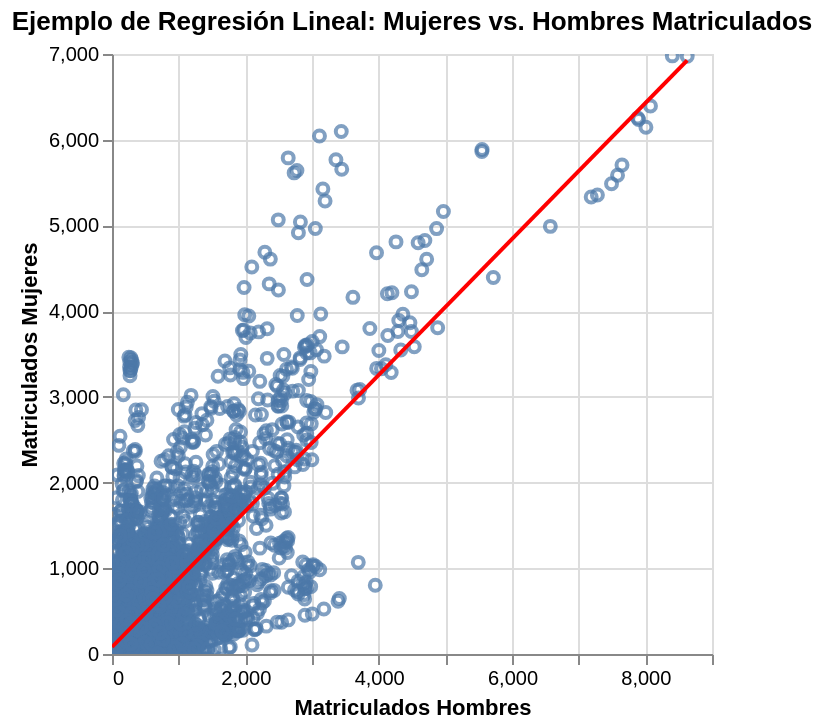

Notebook cell for this chart:
### Markdown cell above
#### 2. Regresión

La regresión se utiliza para predecir un valor numérico continuo. Aquí, mostraremos una regresión lineal simple, donde se ajusta una línea a un conjunto de puntos de datos.

### Code cell
import numpy as np
import altair as alt
import pandas as pd

# Usar el DataFrame 'df' existente para el ejemplo de regresión
# Seleccionamos las características numéricas y eliminamos filas con valores nulos
data_regression = df[['matriculados_hombres', 'matriculados_mujeres']].dropna()

# Asegurarse de que los datos sean numéricos
data_regression['matriculados_hombres'] = pd.to_numeric(data_regression['matriculados_hombres'])
data_regression['matriculados_mujeres'] = pd.to_numeric(data_regression['matriculados_mujeres'])

# Filtra filas donde matriculados_hombres o matriculados_mujeres es 0 para evitar divisiones por cero o logaritmos de cero, si fuera el caso
data_regression = data_regression[(data_regression['matriculados_hombres'] > 0) & (data_regression['matriculados_mujeres'] > 0)]


# Calcular la línea de regresión (aproximada para fines de visualización)
# Para una regresión más robusta, se usaría un modelo de ML real
# Usaremos np.polyfit para una línea de regresión lineal simple
if not data_regression.empty:
    poly_fit = np.polyfit(data_regression['matriculados_hombres'], data_regression['matriculados_mujeres'], 1)
    reg_line_x = np.array([data_regression['matriculados_hombres'].min(), data_regression['matriculados_hombres'].max()])
    reg_line_y = poly_fit[0] * reg_line_x + poly_fit[1]

    data_regression_line = pd.DataFrame({'x': reg_line_x, 'y': reg_line_y})

    # Visualización de los puntos de datos y la línea de regresión
    points = alt.Chart(data_regression).mark_point(opacity=0.7).encode(
        x=alt.X('matriculados_hombres', title='Matriculados Hombres'),
        y=alt.Y('matriculados_mujeres', title='Matriculados Mujeres'),
        tooltip=['matriculados_hombres', 'matriculados_mujeres']
    )

    line = alt.Chart(data_regression_line).mark_line(color='red').encode(
        x=alt.X('x', title='Matriculados Hombres'),
        y=alt.Y('y', title='Matriculados Mujeres')
    )

    chart_regression = (points + line).properties(
        title='Ejemplo de Regresión Lineal: Mujeres vs. Hombres Matriculados'
    ).interactive()
    display(chart_regression)
else:
    print("No hay datos suficientes para la regresión después de la limpieza.")

### Figure 1 — Vega specification as saved in the notebook (floating-point values rounded to 4 significant figures; data arrays with more than 128 entries replaced by an {"elided": "..."} marker saying what was removed)
{"$schema": "https://vega.github.io/schema/vega/v5.json", "data": [{"name": "param_100_store"}, {"name": "source_1", "values": [{"x": 1, "y": 82.02}, {"x": 8628, "y": 6925.0}]}, {"name": "source_0", "values": {"elided": "7605 records"}}], "signals": [{"name": "unit", "value": {}, "on": [{"events": "pointermove", "update": "isTuple(group()) ? group() : unit"}]}, {"name": "param_100", "update": "vlSelectionResolve(\"param_100_store\", \"union\")"}, {"name": "param_100_matriculados_hombres", "on": [{"events": [{"source": "view", "type": "dblclick"}], "update": "null"}, {"events": {"signal": "param_100_translate_delta"}, "update": "panLinear(param_100_translate_anchor.extent_x, -param_100_translate_delta.x / width)"}, {"events": {"signal": "param_100_zoom_delta"}, "update": "zoomLinear(domain(\"x\"), param_100_zoom_anchor.x, param_100_zoom_delta)"}]}, {"name": "param_100_matriculados_mujeres", "on": [{"events": [{"source": "view", "type": "dblclick"}], "update": "null"}, {"events": {"signal": "param_100_translate_delta"}, "update": "panLinear(param_100_translate_anchor.extent_y, param_100_translate_delta.y / height)"}, {"events": {"signal": "param_100_zoom_delta"}, "update": "zoomLinear(domain(\"y\"), param_100_zoom_anchor.y, param_100_zoom_delta)"}]}, {"name": "param_100_tuple", "on": [{"events": [{"signal": "param_100_matriculados_hombres || param_100_matriculados_mujeres"}], "update": "param_100_matriculados_hombres && param_100_matriculados_mujeres ? {unit: \"view_2\", fields: param_100_tuple_fields, values: [param_100_matriculados_hombres,param_100_matriculados_mujeres]} : null"}]}, {"name": "param_100_tuple_fields", "value": [{"field": "matriculados_hombres", "channel": "x", "type": "R"}, {"field": "matriculados_mujeres", "channel": "y", "type": "R"}]}, {"name": "param_100_translate_anchor", "value": {}, "on": [{"events": [{"source": "scope", "type": "pointerdown"}], "update": "{x: x(unit), y: y(unit), extent_x: domain(\"x\"), extent_y: domain(\"y\")}"}]}, {"name": "param_100_translate_delta", "value": {}, "on": [{"events": [{"source": "window", "between": [{"source": "scope", "type": "pointerdown"}, {"source": "window", "type": "pointerup"}], "consume": true, "type": "pointermove"}], "update": "{x: param_100_translate_anchor.x - x(unit), y: param_100_translate_anchor.y - y(unit)}"}]}, {"name": "param_100_zoom_anchor", "on": [{"events": [{"source": "scope", "type": "wheel", "consume": true}], "update": "{x: invert(\"x\", x(unit)), y: invert(\"y\", y(unit))}"}]}, {"name": "param_100_zoom_delta", "on": [{"events": [{"source": "scope", "type": "wheel", "consume": true}], "update": "pow(1.001, event.deltaY * pow(16, event.deltaMode))", "force": true}]}, {"name": "param_100_modify", "on": [{"events": {"signal": "param_100_tuple"}, "update": "modify(\"param_100_store\", param_100_tuple, true)"}]}], "marks": [{"type": "symbol", "name": "view_2_marks", "from": {"data": "source_0"}, "encode": {"update": {"x": {"field": "matriculados_hombres", "scale": "x"}, "stroke": {"value": "#4c78a8"}, "y": {"field": "matriculados_mujeres", "scale": "y"}, "fill": {"value": "transparent"}, "tooltip": {"signal": "{\"matriculados_hombres\": format(datum[\"matriculados_hombres\"], \"\"), \"matriculados_mujeres\": format(datum[\"matriculados_mujeres\"], \"\")}"}, "opacity": {"value": 0.7}}}, "interactive": true, "clip": true, "style": ["point"]}, {"type": "line", "name": "layer_1_marks", "from": {"data": "source_1"}, "sort": {"field": "x"}, "encode": {"update": {"stroke": {"value": "red"}, "x": {"field": "x", "scale": "x"}, "y": {"field": "y", "scale": "y"}, "defined": {"signal": "isValid(datum[\"x\"]) && isFinite(+datum[\"x\"]) && isValid(datum[\"y\"]) && isFinite(+datum[\"y\"])"}}}, "interactive": false, "clip": true, "style": ["line"]}], "scales": [{"name": "x", "type": "linear", "domain": {"fields": [{"data": "source_0", "field": "matriculados_hombres"}, {"data": "source_1", "field": "x"}]}, "range": [0, {"signal": "width"}], "nice": true, "zero": true, "domainRaw": {"signal": "param_100[\"matriculados_hombres\"]"}}, {"name": "y", "type": "linear", "domain": {"fields": [{"data": "source_0", "field": "matriculados_mujeres"}, {"data": "source_1", "field": "y"}]}, "range": [{"signal": "height"}, 0], "zero": true, "domainRaw": {"signal": "param_100[\"matriculados_mujeres\"]"}, "nice": true}], "axes": [{"scale": "x", "grid": true, "minExtent": 0, "orient": "bottom", "tickCount": {"signal": "ceil(width/40)"}, "zindex": 0, "aria": false, "gridScale": "y", "labels": false, "domain": false, "maxExtent": 0, "ticks": false}, {"scale": "y", "gridScale": "x", "tickCount": {"signal": "ceil(height/40)"}, "labels": false, "orient": "left", "aria": false, "domain": false, "maxExtent": 0, "ticks": false, "zindex": 0, "minExtent": 0, "grid": true}, {"scale": "x", "zindex": 0, "orient": "bottom", "grid": false, "title": "Matriculados Hombres", "labelOverlap": true, "labelFlush": true, "tickCount": {"signal": "ceil(width/40)"}}, {"scale": "y", "grid": false, "title": "Matriculados Mujeres", "tickCount": {"signal": "ceil(height/40)"}, "labelOverlap": true, "zindex": 0, "orient": "left"}], "title": {"text": "Ejemplo de Regresión Lineal: Mujeres vs. Hombres Matriculados", "frame": "group"}, "height": 300, "padding": 5, "width": 300, "style": "cell", "background": "white"}
